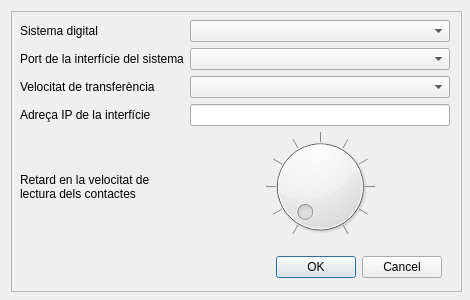
<?xml version="1.0" encoding="UTF-8"?>
<ui version="4.0">
 <class>SystemSetup</class>
 <widget class="QDialog" name="SystemSetup">
  <property name="geometry">
   <rect>
    <x>0</x>
    <y>0</y>
    <width>470</width>
    <height>300</height>
   </rect>
  </property>
  <property name="windowTitle">
   <string>Dialog</string>
  </property>
  <widget class="QWidget" name="formLayoutWidget">
   <property name="geometry">
    <rect>
     <x>20</x>
     <y>20</y>
     <width>430</width>
     <height>221</height>
    </rect>
   </property>
   <layout class="QFormLayout" name="formLayout">
    <item row="0" column="0">
     <widget class="QLabel" name="label">
      <property name="text">
       <string>Sistema digital</string>
      </property>
     </widget>
    </item>
    <item row="0" column="1">
     <widget class="QComboBox" name="digitalSystem"/>
    </item>
    <item row="1" column="0">
     <widget class="QLabel" name="label_2">
      <property name="text">
       <string>Port de la interfície del sistema</string>
      </property>
     </widget>
    </item>
    <item row="1" column="1">
     <widget class="QComboBox" name="COMMPort"/>
    </item>
    <item row="2" column="0">
     <widget class="QLabel" name="label_3">
      <property name="text">
       <string>Velocitat de transferència</string>
      </property>
     </widget>
    </item>
    <item row="2" column="1">
     <widget class="QComboBox" name="baudRate"/>
    </item>
    <item row="3" column="0">
     <widget class="QLabel" name="label_4">
      <property name="text">
       <string>Adreça IP de la interfície</string>
      </property>
     </widget>
    </item>
    <item row="3" column="1">
     <widget class="QLineEdit" name="ip"/>
    </item>
    <item row="4" column="0">
     <widget class="QLabel" name="label_5">
      <property name="sizePolicy">
       <sizepolicy hsizetype="Preferred" vsizetype="Expanding">
        <horstretch>0</horstretch>
        <verstretch>0</verstretch>
       </sizepolicy>
      </property>
      <property name="text">
       <string>Retard en la velocitat de lectura dels contactes</string>
      </property>
      <property name="wordWrap">
       <bool>true</bool>
      </property>
     </widget>
    </item>
    <item row="4" column="1">
     <widget class="QDial" name="dial">
      <property name="maximum">
       <number>2000</number>
      </property>
      <property name="wrapping">
       <bool>false</bool>
      </property>
      <property name="notchTarget">
       <double>100.000000000000000</double>
      </property>
      <property name="notchesVisible">
       <bool>true</bool>
      </property>
     </widget>
    </item>
   </layout>
  </widget>
  <widget class="QFrame" name="frame">
   <property name="geometry">
    <rect>
     <x>11</x>
     <y>11</y>
     <width>451</width>
     <height>281</height>
    </rect>
   </property>
   <property name="frameShape">
    <enum>QFrame::StyledPanel</enum>
   </property>
   <property name="frameShadow">
    <enum>QFrame::Raised</enum>
   </property>
   <widget class="QDialogButtonBox" name="buttonBox">
    <property name="geometry">
     <rect>
      <x>90</x>
      <y>240</y>
      <width>341</width>
      <height>32</height>
     </rect>
    </property>
    <property name="orientation">
     <enum>Qt::Horizontal</enum>
    </property>
    <property name="standardButtons">
     <set>QDialogButtonBox::Cancel|QDialogButtonBox::Ok</set>
    </property>
   </widget>
  </widget>
  <zorder>frame</zorder>
  <zorder>formLayoutWidget</zorder>
 </widget>
 <resources/>
 <connections>
  <connection>
   <sender>buttonBox</sender>
   <signal>accepted()</signal>
   <receiver>SystemSetup</receiver>
   <slot>accept()</slot>
   <hints>
    <hint type="sourcelabel">
     <x>248</x>
     <y>254</y>
    </hint>
    <hint type="destinationlabel">
     <x>157</x>
     <y>274</y>
    </hint>
   </hints>
  </connection>
  <connection>
   <sender>buttonBox</sender>
   <signal>rejected()</signal>
   <receiver>SystemSetup</receiver>
   <slot>reject()</slot>
   <hints>
    <hint type="sourcelabel">
     <x>316</x>
     <y>260</y>
    </hint>
    <hint type="destinationlabel">
     <x>286</x>
     <y>274</y>
    </hint>
   </hints>
  </connection>
 </connections>
</ui>
